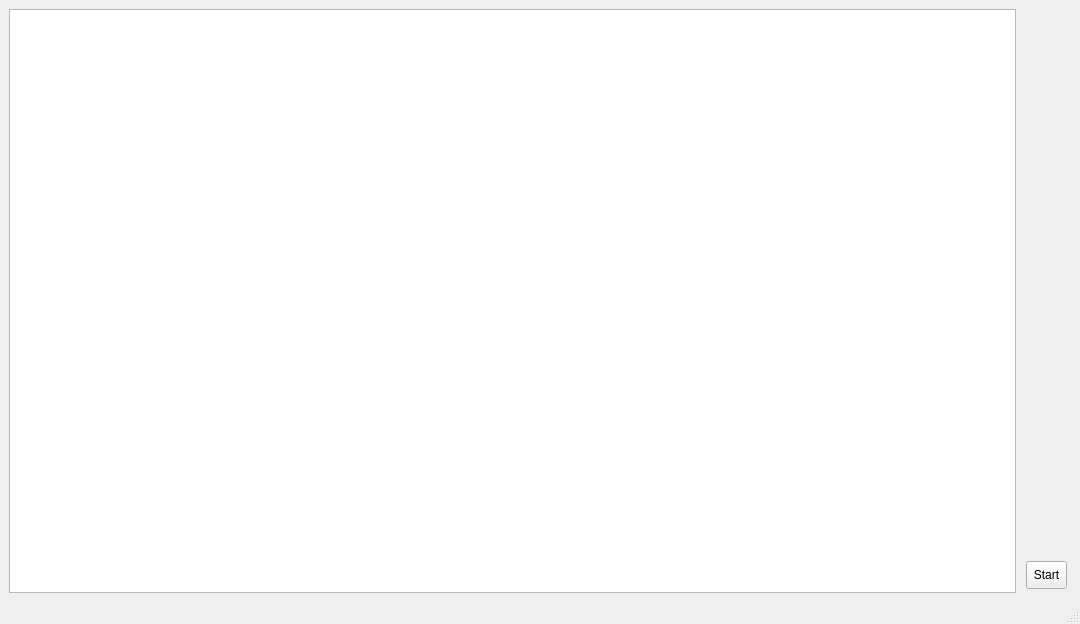
<?xml version="1.0" encoding="UTF-8"?>
<ui version="4.0">
 <class>NGNLWindow</class>
 <widget class="QMainWindow" name="NGNLWindow">
  <property name="geometry">
   <rect>
    <x>0</x>
    <y>0</y>
    <width>1080</width>
    <height>624</height>
   </rect>
  </property>
  <property name="windowTitle">
   <string>NGNLWindow</string>
  </property>
  <widget class="QWidget" name="centralwidget">
   <layout class="QHBoxLayout" name="horizontalLayout_2">
    <item>
     <widget class="QGraphicsView" name="graphicsView"/>
    </item>
    <item>
     <widget class="QWidget" name="frameNGNLs" native="true">
      <property name="enabled">
       <bool>true</bool>
      </property>
      <layout class="QGridLayout" name="gridLayout">
       <property name="leftMargin">
        <number>4</number>
       </property>
       <property name="topMargin">
        <number>4</number>
       </property>
       <property name="rightMargin">
        <number>4</number>
       </property>
       <property name="bottomMargin">
        <number>4</number>
       </property>
       <item row="8" column="0" colspan="2">
        <widget class="QToolButton" name="startAnimation">
         <property name="enabled">
          <bool>true</bool>
         </property>
         <property name="sizePolicy">
          <sizepolicy hsizetype="Minimum" vsizetype="Fixed">
           <horstretch>0</horstretch>
           <verstretch>0</verstretch>
          </sizepolicy>
         </property>
         <property name="minimumSize">
          <size>
           <width>0</width>
           <height>28</height>
          </size>
         </property>
         <property name="text">
          <string>Start</string>
         </property>
         <property name="checkable">
          <bool>true</bool>
         </property>
        </widget>
       </item>
       <item row="6" column="1">
        <spacer name="verticalSpacer">
         <property name="orientation">
          <enum>Qt::Vertical</enum>
         </property>
         <property name="sizeHint" stdset="0">
          <size>
           <width>20</width>
           <height>175</height>
          </size>
         </property>
        </spacer>
       </item>
      </layout>
     </widget>
    </item>
   </layout>
  </widget>
  <widget class="QMenuBar" name="menubar">
   <property name="geometry">
    <rect>
     <x>0</x>
     <y>0</y>
     <width>1080</width>
     <height>26</height>
    </rect>
   </property>
  </widget>
  <widget class="QStatusBar" name="statusbar"/>
 </widget>
 <resources/>
 <connections/>
</ui>
